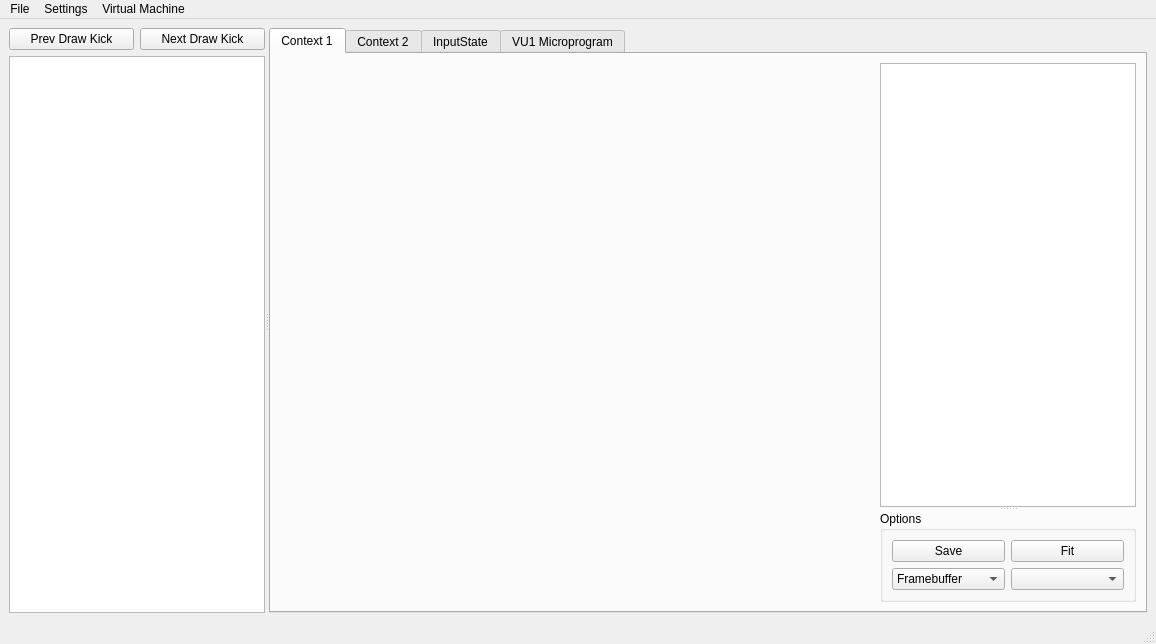
<?xml version="1.0" encoding="UTF-8"?>
<ui version="4.0">
 <class>QtFramedebugger</class>
 <widget class="QMainWindow" name="QtFramedebugger">
  <property name="geometry">
   <rect>
    <x>0</x>
    <y>0</y>
    <width>1156</width>
    <height>644</height>
   </rect>
  </property>
  <property name="windowTitle">
   <string>Frame Debugger</string>
  </property>
  <widget class="QWidget" name="centralwidget">
   <layout class="QGridLayout" name="gridLayout_2">
    <item row="0" column="0">
     <widget class="QSplitter" name="splitter">
      <property name="orientation">
       <enum>Qt::Horizontal</enum>
      </property>
      <widget class="QWidget" name="widget" native="true">
       <layout class="QVBoxLayout" name="verticalLayout">
        <item>
         <layout class="QHBoxLayout" name="horizontalLayout_2">
          <item>
           <widget class="QPushButton" name="prevKickbutton">
            <property name="text">
             <string>Prev Draw Kick</string>
            </property>
           </widget>
          </item>
          <item>
           <widget class="QPushButton" name="nextKickButton">
            <property name="text">
             <string>Next Draw Kick</string>
            </property>
           </widget>
          </item>
         </layout>
        </item>
        <item>
         <widget class="QTreeView" name="treeView"/>
        </item>
       </layout>
      </widget>
      <widget class="QTabWidget" name="tabWidget">
       <property name="sizePolicy">
        <sizepolicy hsizetype="Expanding" vsizetype="Expanding">
         <horstretch>1</horstretch>
         <verstretch>0</verstretch>
        </sizepolicy>
       </property>
       <property name="currentIndex">
        <number>0</number>
       </property>
       <widget class="QWidget" name="context_1">
        <attribute name="title">
         <string>Context 1</string>
        </attribute>
        <layout class="QGridLayout" name="gridLayout">
         <item row="0" column="0">
          <widget class="QWidget" name="widget_2" native="true">
           <property name="sizePolicy">
            <sizepolicy hsizetype="Preferred" vsizetype="Preferred">
             <horstretch>1</horstretch>
             <verstretch>0</verstretch>
            </sizepolicy>
           </property>
           <layout class="QGridLayout" name="gridLayout_7">
            <item row="0" column="0">
             <layout class="QGridLayout" name="context0_layout"/>
            </item>
           </layout>
          </widget>
         </item>
         <item row="0" column="1">
          <layout class="QHBoxLayout" name="horizontalLayout_3">
           <item>
            <widget class="QSplitter" name="splitter_4">
             <property name="sizePolicy">
              <sizepolicy hsizetype="Expanding" vsizetype="Preferred">
               <horstretch>0</horstretch>
               <verstretch>0</verstretch>
              </sizepolicy>
             </property>
             <property name="orientation">
              <enum>Qt::Horizontal</enum>
             </property>
             <widget class="QSplitter" name="splitter_2">
              <property name="sizePolicy">
               <sizepolicy hsizetype="Preferred" vsizetype="Expanding">
                <horstretch>1</horstretch>
                <verstretch>0</verstretch>
               </sizepolicy>
              </property>
              <property name="orientation">
               <enum>Qt::Vertical</enum>
              </property>
              <widget class="QTextEdit" name="contextState0">
               <property name="sizePolicy">
                <sizepolicy hsizetype="Expanding" vsizetype="Expanding">
                 <horstretch>0</horstretch>
                 <verstretch>1</verstretch>
                </sizepolicy>
               </property>
               <property name="readOnly">
                <bool>true</bool>
               </property>
              </widget>
              <widget class="QGroupBox" name="groupBox">
               <property name="sizePolicy">
                <sizepolicy hsizetype="Preferred" vsizetype="Minimum">
                 <horstretch>0</horstretch>
                 <verstretch>0</verstretch>
                </sizepolicy>
               </property>
               <property name="title">
                <string>Options</string>
               </property>
               <layout class="QGridLayout" name="gridLayout_6">
                <item row="0" column="0">
                 <widget class="QPushButton" name="saveContext1">
                  <property name="text">
                   <string>Save</string>
                  </property>
                 </widget>
                </item>
                <item row="0" column="1">
                 <widget class="QPushButton" name="fitContext1Button">
                  <property name="text">
                   <string>Fit</string>
                  </property>
                 </widget>
                </item>
                <item row="1" column="0">
                 <widget class="QComboBox" name="context0Source">
                  <item>
                   <property name="text">
                    <string>Framebuffer</string>
                   </property>
                  </item>
                  <item>
                   <property name="text">
                    <string>Depthbuffer</string>
                   </property>
                  </item>
                  <item>
                   <property name="text">
                    <string>Texture (Base)</string>
                   </property>
                  </item>
                  <item>
                   <property name="text">
                    <string>Texture (Mip 1)</string>
                   </property>
                  </item>
                  <item>
                   <property name="text">
                    <string>Texture (Mip 2)</string>
                   </property>
                  </item>
                  <item>
                   <property name="text">
                    <string>Texture (Mip 3)</string>
                   </property>
                  </item>
                  <item>
                   <property name="text">
                    <string>Texture (Mip 4)</string>
                   </property>
                  </item>
                  <item>
                   <property name="text">
                    <string>Texture (Mip 5)</string>
                   </property>
                  </item>
                  <item>
                   <property name="text">
                    <string>Texture (Mip 6)</string>
                   </property>
                  </item>
                 </widget>
                </item>
                <item row="1" column="1">
                 <widget class="QComboBox" name="context0Buffer"/>
                </item>
               </layout>
              </widget>
             </widget>
            </widget>
           </item>
          </layout>
         </item>
        </layout>
       </widget>
       <widget class="QWidget" name="context_2">
        <attribute name="title">
         <string>Context 2</string>
        </attribute>
        <layout class="QGridLayout" name="gridLayout_5">
         <item row="0" column="0">
          <widget class="QWidget" name="widget_3" native="true">
           <property name="sizePolicy">
            <sizepolicy hsizetype="Preferred" vsizetype="Preferred">
             <horstretch>1</horstretch>
             <verstretch>0</verstretch>
            </sizepolicy>
           </property>
           <layout class="QGridLayout" name="gridLayout_9">
            <item row="0" column="0">
             <layout class="QGridLayout" name="context1_layout"/>
            </item>
           </layout>
          </widget>
         </item>
         <item row="0" column="1">
          <layout class="QHBoxLayout" name="horizontalLayout_4">
           <item>
            <widget class="QSplitter" name="splitter_5">
             <property name="sizePolicy">
              <sizepolicy hsizetype="Expanding" vsizetype="Preferred">
               <horstretch>0</horstretch>
               <verstretch>0</verstretch>
              </sizepolicy>
             </property>
             <property name="orientation">
              <enum>Qt::Horizontal</enum>
             </property>
             <widget class="QSplitter" name="splitter_3">
              <property name="sizePolicy">
               <sizepolicy hsizetype="Preferred" vsizetype="Expanding">
                <horstretch>1</horstretch>
                <verstretch>0</verstretch>
               </sizepolicy>
              </property>
              <property name="orientation">
               <enum>Qt::Vertical</enum>
              </property>
              <widget class="QTextEdit" name="contextState1">
               <property name="sizePolicy">
                <sizepolicy hsizetype="Expanding" vsizetype="Expanding">
                 <horstretch>0</horstretch>
                 <verstretch>1</verstretch>
                </sizepolicy>
               </property>
               <property name="readOnly">
                <bool>true</bool>
               </property>
              </widget>
              <widget class="QGroupBox" name="groupBox_2">
               <property name="sizePolicy">
                <sizepolicy hsizetype="Preferred" vsizetype="Minimum">
                 <horstretch>0</horstretch>
                 <verstretch>0</verstretch>
                </sizepolicy>
               </property>
               <property name="title">
                <string>Options</string>
               </property>
               <layout class="QGridLayout" name="gridLayout_8">
                <item row="0" column="0">
                 <widget class="QPushButton" name="saveContext2">
                  <property name="text">
                   <string>Save</string>
                  </property>
                 </widget>
                </item>
                <item row="0" column="1">
                 <widget class="QPushButton" name="fitContext2Button">
                  <property name="text">
                   <string>Fit</string>
                  </property>
                 </widget>
                </item>
                <item row="1" column="0">
                 <widget class="QComboBox" name="context1Source">
                  <item>
                   <property name="text">
                    <string>Framebuffer</string>
                   </property>
                  </item>
                  <item>
                   <property name="text">
                    <string>Depthbuffer</string>
                   </property>
                  </item>
                  <item>
                   <property name="text">
                    <string>Texture (Base)</string>
                   </property>
                  </item>
                  <item>
                   <property name="text">
                    <string>Texture (Mip 1)</string>
                   </property>
                  </item>
                  <item>
                   <property name="text">
                    <string>Texture (Mip 2)</string>
                   </property>
                  </item>
                  <item>
                   <property name="text">
                    <string>Texture (Mip 3)</string>
                   </property>
                  </item>
                  <item>
                   <property name="text">
                    <string>Texture (Mip 4)</string>
                   </property>
                  </item>
                  <item>
                   <property name="text">
                    <string>Texture (Mip 5)</string>
                   </property>
                  </item>
                  <item>
                   <property name="text">
                    <string>Texture (Mip 6)</string>
                   </property>
                  </item>
                 </widget>
                </item>
                <item row="1" column="1">
                 <widget class="QComboBox" name="context1Buffer"/>
                </item>
               </layout>
              </widget>
             </widget>
            </widget>
           </item>
          </layout>
         </item>
        </layout>
       </widget>
       <widget class="QWidget" name="inputStateTab">
        <attribute name="title">
         <string>InputState</string>
        </attribute>
        <layout class="QGridLayout" name="gridLayout_3">
         <item row="0" column="0">
          <widget class="QTextEdit" name="inputStateTextEdit">
           <property name="readOnly">
            <bool>true</bool>
           </property>
          </widget>
         </item>
        </layout>
       </widget>
       <widget class="QWidget" name="vu1MicroprogramTab">
        <attribute name="title">
         <string>VU1 Microprogram</string>
        </attribute>
        <layout class="QGridLayout" name="gridLayout_4">
         <item row="0" column="0">
          <layout class="QGridLayout" name="gridLayout_10"/>
         </item>
        </layout>
       </widget>
      </widget>
     </widget>
    </item>
   </layout>
  </widget>
  <widget class="QMenuBar" name="menubar">
   <property name="geometry">
    <rect>
     <x>0</x>
     <y>0</y>
     <width>1156</width>
     <height>21</height>
    </rect>
   </property>
   <widget class="QMenu" name="menuFile">
    <property name="title">
     <string>File</string>
    </property>
    <addaction name="actionLoad_Dump"/>
   </widget>
   <widget class="QMenu" name="menuSettings">
    <property name="title">
     <string>Settings</string>
    </property>
    <widget class="QMenu" name="menuFramebuffer_Display_Mode">
     <property name="title">
      <string>Framebuffer Display Mode</string>
     </property>
     <addaction name="actionRaw"/>
     <addaction name="action640x448_Non_Interlaced"/>
     <addaction name="action640x448_Interlaced"/>
    </widget>
    <widget class="QMenu" name="menuGS_Handler">
     <property name="title">
      <string>GS Handler</string>
     </property>
     <addaction name="actionGsHandlerOpenGL"/>
     <addaction name="actionGsHandlerVulkan"/>
    </widget>
    <addaction name="actionAlpha_Test_Enabled"/>
    <addaction name="actionDepth_Test_Enabled"/>
    <addaction name="actionAlpha_Blend_Enabled"/>
    <addaction name="menuFramebuffer_Display_Mode"/>
    <addaction name="menuGS_Handler"/>
   </widget>
   <widget class="QMenu" name="menuVirtual_Machine">
    <property name="title">
     <string>Virtual Machine</string>
    </property>
    <addaction name="actionStep_VU1"/>
   </widget>
   <addaction name="menuFile"/>
   <addaction name="menuSettings"/>
   <addaction name="menuVirtual_Machine"/>
  </widget>
  <widget class="QStatusBar" name="statusbar"/>
  <action name="actionLoad_Dump">
   <property name="text">
    <string>Load Frame Dump...</string>
   </property>
  </action>
  <action name="actionAlpha_Test_Enabled">
   <property name="checkable">
    <bool>true</bool>
   </property>
   <property name="text">
    <string>Alpha Test Enabled</string>
   </property>
  </action>
  <action name="actionDepth_Test_Enabled">
   <property name="checkable">
    <bool>true</bool>
   </property>
   <property name="text">
    <string>Depth Test Enabled</string>
   </property>
  </action>
  <action name="actionAlpha_Blend_Enabled">
   <property name="checkable">
    <bool>true</bool>
   </property>
   <property name="text">
    <string>Alpha Blend Enabled</string>
   </property>
  </action>
  <action name="actionRaw">
   <property name="checkable">
    <bool>true</bool>
   </property>
   <property name="text">
    <string>Raw</string>
   </property>
  </action>
  <action name="action640x448_Non_Interlaced">
   <property name="checkable">
    <bool>true</bool>
   </property>
   <property name="text">
    <string>640x448 Non-Interlaced</string>
   </property>
  </action>
  <action name="action640x448_Interlaced">
   <property name="checkable">
    <bool>true</bool>
   </property>
   <property name="text">
    <string>640x448 Interlaced</string>
   </property>
  </action>
  <action name="actionStep_VU1">
   <property name="text">
    <string>Step VU1</string>
   </property>
   <property name="shortcut">
    <string>F10</string>
   </property>
  </action>
  <action name="actionGsHandlerOpenGL">
    <property name="checkable">
      <bool>true</bool>
    </property>
    <property name="text">
    <string>OpenGL</string>
   </property>
  </action>
  <action name="actionGsHandlerVulkan">
    <property name="checkable">
      <bool>true</bool>
    </property>
    <property name="text">
    <string>Vulkan</string>
   </property>
  </action>
 </widget>
 <resources/>
 <connections/>
</ui>
